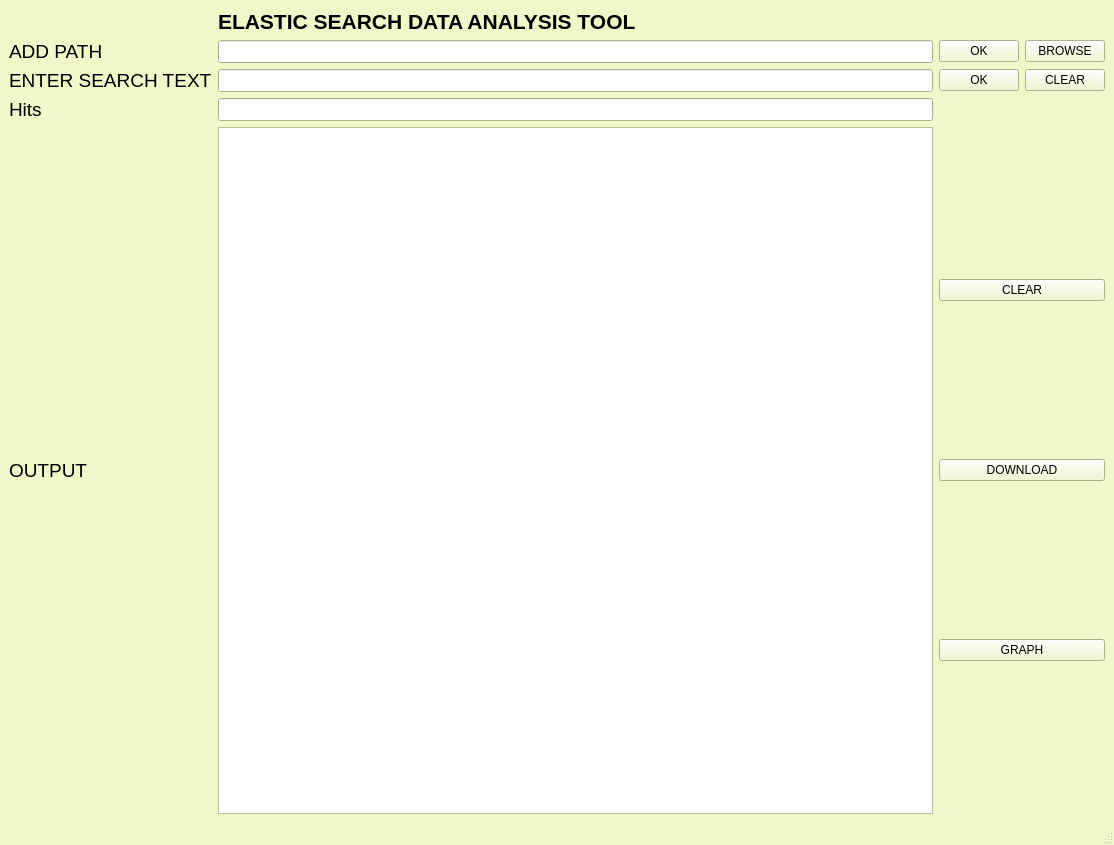
<?xml version="1.0" encoding="UTF-8"?>
<ui version="4.0">
 <class>MainWindow</class>
 <widget class="QMainWindow" name="MainWindow">
  <property name="geometry">
   <rect>
    <x>0</x>
    <y>0</y>
    <width>1114</width>
    <height>845</height>
   </rect>
  </property>
  <property name="palette">
   <palette>
    <active>
     <colorrole role="WindowText">
      <brush brushstyle="SolidPattern">
       <color alpha="255">
        <red>0</red>
        <green>0</green>
        <blue>0</blue>
       </color>
      </brush>
     </colorrole>
     <colorrole role="Button">
      <brush brushstyle="SolidPattern">
       <color alpha="255">
        <red>240</red>
        <green>247</green>
        <blue>200</blue>
       </color>
      </brush>
     </colorrole>
     <colorrole role="Light">
      <brush brushstyle="SolidPattern">
       <color alpha="255">
        <red>255</red>
        <green>255</green>
        <blue>255</blue>
       </color>
      </brush>
     </colorrole>
     <colorrole role="Midlight">
      <brush brushstyle="SolidPattern">
       <color alpha="255">
        <red>247</red>
        <green>251</green>
        <blue>227</blue>
       </color>
      </brush>
     </colorrole>
     <colorrole role="Dark">
      <brush brushstyle="SolidPattern">
       <color alpha="255">
        <red>120</red>
        <green>123</green>
        <blue>100</blue>
       </color>
      </brush>
     </colorrole>
     <colorrole role="Mid">
      <brush brushstyle="SolidPattern">
       <color alpha="255">
        <red>160</red>
        <green>165</green>
        <blue>133</blue>
       </color>
      </brush>
     </colorrole>
     <colorrole role="Text">
      <brush brushstyle="SolidPattern">
       <color alpha="255">
        <red>0</red>
        <green>0</green>
        <blue>0</blue>
       </color>
      </brush>
     </colorrole>
     <colorrole role="BrightText">
      <brush brushstyle="SolidPattern">
       <color alpha="255">
        <red>255</red>
        <green>255</green>
        <blue>255</blue>
       </color>
      </brush>
     </colorrole>
     <colorrole role="ButtonText">
      <brush brushstyle="SolidPattern">
       <color alpha="255">
        <red>0</red>
        <green>0</green>
        <blue>0</blue>
       </color>
      </brush>
     </colorrole>
     <colorrole role="Base">
      <brush brushstyle="SolidPattern">
       <color alpha="255">
        <red>255</red>
        <green>255</green>
        <blue>255</blue>
       </color>
      </brush>
     </colorrole>
     <colorrole role="Window">
      <brush brushstyle="SolidPattern">
       <color alpha="255">
        <red>240</red>
        <green>247</green>
        <blue>200</blue>
       </color>
      </brush>
     </colorrole>
     <colorrole role="Shadow">
      <brush brushstyle="SolidPattern">
       <color alpha="255">
        <red>0</red>
        <green>0</green>
        <blue>0</blue>
       </color>
      </brush>
     </colorrole>
     <colorrole role="AlternateBase">
      <brush brushstyle="SolidPattern">
       <color alpha="255">
        <red>247</red>
        <green>251</green>
        <blue>227</blue>
       </color>
      </brush>
     </colorrole>
     <colorrole role="ToolTipBase">
      <brush brushstyle="SolidPattern">
       <color alpha="255">
        <red>255</red>
        <green>255</green>
        <blue>220</blue>
       </color>
      </brush>
     </colorrole>
     <colorrole role="ToolTipText">
      <brush brushstyle="SolidPattern">
       <color alpha="255">
        <red>0</red>
        <green>0</green>
        <blue>0</blue>
       </color>
      </brush>
     </colorrole>
    </active>
    <inactive>
     <colorrole role="WindowText">
      <brush brushstyle="SolidPattern">
       <color alpha="255">
        <red>0</red>
        <green>0</green>
        <blue>0</blue>
       </color>
      </brush>
     </colorrole>
     <colorrole role="Button">
      <brush brushstyle="SolidPattern">
       <color alpha="255">
        <red>240</red>
        <green>247</green>
        <blue>200</blue>
       </color>
      </brush>
     </colorrole>
     <colorrole role="Light">
      <brush brushstyle="SolidPattern">
       <color alpha="255">
        <red>255</red>
        <green>255</green>
        <blue>255</blue>
       </color>
      </brush>
     </colorrole>
     <colorrole role="Midlight">
      <brush brushstyle="SolidPattern">
       <color alpha="255">
        <red>247</red>
        <green>251</green>
        <blue>227</blue>
       </color>
      </brush>
     </colorrole>
     <colorrole role="Dark">
      <brush brushstyle="SolidPattern">
       <color alpha="255">
        <red>120</red>
        <green>123</green>
        <blue>100</blue>
       </color>
      </brush>
     </colorrole>
     <colorrole role="Mid">
      <brush brushstyle="SolidPattern">
       <color alpha="255">
        <red>160</red>
        <green>165</green>
        <blue>133</blue>
       </color>
      </brush>
     </colorrole>
     <colorrole role="Text">
      <brush brushstyle="SolidPattern">
       <color alpha="255">
        <red>0</red>
        <green>0</green>
        <blue>0</blue>
       </color>
      </brush>
     </colorrole>
     <colorrole role="BrightText">
      <brush brushstyle="SolidPattern">
       <color alpha="255">
        <red>255</red>
        <green>255</green>
        <blue>255</blue>
       </color>
      </brush>
     </colorrole>
     <colorrole role="ButtonText">
      <brush brushstyle="SolidPattern">
       <color alpha="255">
        <red>0</red>
        <green>0</green>
        <blue>0</blue>
       </color>
      </brush>
     </colorrole>
     <colorrole role="Base">
      <brush brushstyle="SolidPattern">
       <color alpha="255">
        <red>255</red>
        <green>255</green>
        <blue>255</blue>
       </color>
      </brush>
     </colorrole>
     <colorrole role="Window">
      <brush brushstyle="SolidPattern">
       <color alpha="255">
        <red>240</red>
        <green>247</green>
        <blue>200</blue>
       </color>
      </brush>
     </colorrole>
     <colorrole role="Shadow">
      <brush brushstyle="SolidPattern">
       <color alpha="255">
        <red>0</red>
        <green>0</green>
        <blue>0</blue>
       </color>
      </brush>
     </colorrole>
     <colorrole role="AlternateBase">
      <brush brushstyle="SolidPattern">
       <color alpha="255">
        <red>247</red>
        <green>251</green>
        <blue>227</blue>
       </color>
      </brush>
     </colorrole>
     <colorrole role="ToolTipBase">
      <brush brushstyle="SolidPattern">
       <color alpha="255">
        <red>255</red>
        <green>255</green>
        <blue>220</blue>
       </color>
      </brush>
     </colorrole>
     <colorrole role="ToolTipText">
      <brush brushstyle="SolidPattern">
       <color alpha="255">
        <red>0</red>
        <green>0</green>
        <blue>0</blue>
       </color>
      </brush>
     </colorrole>
    </inactive>
    <disabled>
     <colorrole role="WindowText">
      <brush brushstyle="SolidPattern">
       <color alpha="255">
        <red>120</red>
        <green>123</green>
        <blue>100</blue>
       </color>
      </brush>
     </colorrole>
     <colorrole role="Button">
      <brush brushstyle="SolidPattern">
       <color alpha="255">
        <red>240</red>
        <green>247</green>
        <blue>200</blue>
       </color>
      </brush>
     </colorrole>
     <colorrole role="Light">
      <brush brushstyle="SolidPattern">
       <color alpha="255">
        <red>255</red>
        <green>255</green>
        <blue>255</blue>
       </color>
      </brush>
     </colorrole>
     <colorrole role="Midlight">
      <brush brushstyle="SolidPattern">
       <color alpha="255">
        <red>247</red>
        <green>251</green>
        <blue>227</blue>
       </color>
      </brush>
     </colorrole>
     <colorrole role="Dark">
      <brush brushstyle="SolidPattern">
       <color alpha="255">
        <red>120</red>
        <green>123</green>
        <blue>100</blue>
       </color>
      </brush>
     </colorrole>
     <colorrole role="Mid">
      <brush brushstyle="SolidPattern">
       <color alpha="255">
        <red>160</red>
        <green>165</green>
        <blue>133</blue>
       </color>
      </brush>
     </colorrole>
     <colorrole role="Text">
      <brush brushstyle="SolidPattern">
       <color alpha="255">
        <red>120</red>
        <green>123</green>
        <blue>100</blue>
       </color>
      </brush>
     </colorrole>
     <colorrole role="BrightText">
      <brush brushstyle="SolidPattern">
       <color alpha="255">
        <red>255</red>
        <green>255</green>
        <blue>255</blue>
       </color>
      </brush>
     </colorrole>
     <colorrole role="ButtonText">
      <brush brushstyle="SolidPattern">
       <color alpha="255">
        <red>120</red>
        <green>123</green>
        <blue>100</blue>
       </color>
      </brush>
     </colorrole>
     <colorrole role="Base">
      <brush brushstyle="SolidPattern">
       <color alpha="255">
        <red>240</red>
        <green>247</green>
        <blue>200</blue>
       </color>
      </brush>
     </colorrole>
     <colorrole role="Window">
      <brush brushstyle="SolidPattern">
       <color alpha="255">
        <red>240</red>
        <green>247</green>
        <blue>200</blue>
       </color>
      </brush>
     </colorrole>
     <colorrole role="Shadow">
      <brush brushstyle="SolidPattern">
       <color alpha="255">
        <red>0</red>
        <green>0</green>
        <blue>0</blue>
       </color>
      </brush>
     </colorrole>
     <colorrole role="AlternateBase">
      <brush brushstyle="SolidPattern">
       <color alpha="255">
        <red>240</red>
        <green>247</green>
        <blue>200</blue>
       </color>
      </brush>
     </colorrole>
     <colorrole role="ToolTipBase">
      <brush brushstyle="SolidPattern">
       <color alpha="255">
        <red>255</red>
        <green>255</green>
        <blue>220</blue>
       </color>
      </brush>
     </colorrole>
     <colorrole role="ToolTipText">
      <brush brushstyle="SolidPattern">
       <color alpha="255">
        <red>0</red>
        <green>0</green>
        <blue>0</blue>
       </color>
      </brush>
     </colorrole>
    </disabled>
   </palette>
  </property>
  <property name="windowTitle">
   <string>MainWindow</string>
  </property>
  <widget class="QWidget" name="centralwidget">
   <layout class="QGridLayout" name="gridLayout">
    <item row="0" column="1">
     <layout class="QHBoxLayout" name="horizontalLayout_8">
      <item>
       <widget class="QLabel" name="label_4">
        <property name="font">
         <font>
          <pointsize>16</pointsize>
          <weight>75</weight>
          <bold>true</bold>
         </font>
        </property>
        <property name="text">
         <string>ELASTIC SEARCH DATA ANALYSIS TOOL</string>
        </property>
       </widget>
      </item>
     </layout>
    </item>
    <item row="1" column="0">
     <layout class="QHBoxLayout" name="horizontalLayout">
      <item>
       <widget class="QLabel" name="label">
        <property name="font">
         <font>
          <pointsize>14</pointsize>
         </font>
        </property>
        <property name="text">
         <string>ADD PATH</string>
        </property>
       </widget>
      </item>
     </layout>
    </item>
    <item row="1" column="1">
     <layout class="QHBoxLayout" name="horizontalLayout_2">
      <item>
       <widget class="QLineEdit" name="lineEdit">
        <property name="font">
         <font>
          <pointsize>10</pointsize>
         </font>
        </property>
       </widget>
      </item>
     </layout>
    </item>
    <item row="1" column="2">
     <layout class="QHBoxLayout" name="horizontalLayout_3">
      <item>
       <widget class="QPushButton" name="pushButton_2">
        <property name="text">
         <string>OK</string>
        </property>
       </widget>
      </item>
      <item>
       <widget class="QPushButton" name="pushButton">
        <property name="text">
         <string>BROWSE</string>
        </property>
       </widget>
      </item>
     </layout>
    </item>
    <item row="2" column="0">
     <layout class="QHBoxLayout" name="horizontalLayout_4">
      <item>
       <widget class="QLabel" name="label_2">
        <property name="font">
         <font>
          <pointsize>14</pointsize>
         </font>
        </property>
        <property name="text">
         <string>ENTER SEARCH TEXT</string>
        </property>
       </widget>
      </item>
     </layout>
    </item>
    <item row="2" column="1">
     <layout class="QHBoxLayout" name="horizontalLayout_5">
      <item>
       <widget class="QLineEdit" name="lineEdit_2">
        <property name="font">
         <font>
          <pointsize>10</pointsize>
         </font>
        </property>
       </widget>
      </item>
     </layout>
    </item>
    <item row="2" column="2">
     <layout class="QHBoxLayout" name="horizontalLayout_6">
      <item>
       <widget class="QPushButton" name="pushButton_4">
        <property name="text">
         <string>OK</string>
        </property>
       </widget>
      </item>
      <item>
       <widget class="QPushButton" name="pushButton_3">
        <property name="text">
         <string>CLEAR</string>
        </property>
       </widget>
      </item>
     </layout>
    </item>
    <item row="3" column="0">
     <layout class="QHBoxLayout" name="horizontalLayout_11">
      <item>
       <widget class="QLabel" name="label_5">
        <property name="font">
         <font>
          <pointsize>14</pointsize>
         </font>
        </property>
        <property name="text">
         <string>Hits</string>
        </property>
       </widget>
      </item>
     </layout>
    </item>
    <item row="3" column="1">
     <layout class="QHBoxLayout" name="horizontalLayout_12">
      <item>
       <widget class="QLineEdit" name="lineEdit_3">
        <property name="font">
         <font>
          <pointsize>10</pointsize>
         </font>
        </property>
       </widget>
      </item>
     </layout>
    </item>
    <item row="4" column="0">
     <layout class="QHBoxLayout" name="horizontalLayout_7">
      <item>
       <widget class="QLabel" name="label_3">
        <property name="font">
         <font>
          <pointsize>14</pointsize>
         </font>
        </property>
        <property name="text">
         <string>OUTPUT</string>
        </property>
       </widget>
      </item>
     </layout>
    </item>
    <item row="4" column="1">
     <layout class="QHBoxLayout" name="horizontalLayout_9">
      <item>
       <widget class="QTextEdit" name="textEdit">
        <property name="font">
         <font>
          <pointsize>10</pointsize>
         </font>
        </property>
        <property name="html">
         <string>&lt;!DOCTYPE HTML PUBLIC &quot;-//W3C//DTD HTML 4.0//EN&quot; &quot;http://www.w3.org/TR/REC-html40/strict.dtd&quot;&gt;
&lt;html&gt;&lt;head&gt;&lt;meta name=&quot;qrichtext&quot; content=&quot;1&quot; /&gt;&lt;style type=&quot;text/css&quot;&gt;
p, li { white-space: pre-wrap; }
&lt;/style&gt;&lt;/head&gt;&lt;body style=&quot; font-family:'MS Shell Dlg 2'; font-size:10pt; font-weight:400; font-style:normal;&quot;&gt;
&lt;p style=&quot;-qt-paragraph-type:empty; margin-top:0px; margin-bottom:0px; margin-left:0px; margin-right:0px; -qt-block-indent:0; text-indent:0px; font-size:7.8pt;&quot;&gt;&lt;br /&gt;&lt;/p&gt;&lt;/body&gt;&lt;/html&gt;</string>
        </property>
       </widget>
      </item>
     </layout>
    </item>
    <item row="4" column="2">
     <layout class="QVBoxLayout" name="verticalLayout_2">
      <item>
       <widget class="QPushButton" name="pushButton_5">
        <property name="text">
         <string>CLEAR</string>
        </property>
       </widget>
      </item>
      <item>
       <widget class="QPushButton" name="pushButton_7">
        <property name="text">
         <string>DOWNLOAD</string>
        </property>
       </widget>
      </item>
      <item>
       <widget class="QPushButton" name="pushButton_6">
        <property name="text">
         <string>GRAPH</string>
        </property>
       </widget>
      </item>
     </layout>
    </item>
   </layout>
  </widget>
  <widget class="QStatusBar" name="statusbar"/>
  <action name="actionNew">
   <property name="text">
    <string>New</string>
   </property>
  </action>
  <action name="actionExit">
   <property name="text">
    <string>Exit</string>
   </property>
  </action>
  <action name="actionAbout_Tool">
   <property name="text">
    <string>About Tool</string>
   </property>
  </action>
  <action name="actionAbout_US">
   <property name="text">
    <string>About US</string>
   </property>
  </action>
 </widget>
 <resources/>
 <connections>
  <connection>
   <sender>pushButton</sender>
   <signal>clicked()</signal>
   <receiver>lineEdit</receiver>
   <slot>clear()</slot>
   <hints>
    <hint type="sourcelabel">
     <x>981</x>
     <y>96</y>
    </hint>
    <hint type="destinationlabel">
     <x>752</x>
     <y>90</y>
    </hint>
   </hints>
  </connection>
  <connection>
   <sender>pushButton_3</sender>
   <signal>clicked()</signal>
   <receiver>lineEdit_2</receiver>
   <slot>clear()</slot>
   <hints>
    <hint type="sourcelabel">
     <x>925</x>
     <y>131</y>
    </hint>
    <hint type="destinationlabel">
     <x>689</x>
     <y>130</y>
    </hint>
   </hints>
  </connection>
  <connection>
   <sender>pushButton_5</sender>
   <signal>clicked()</signal>
   <receiver>textEdit</receiver>
   <slot>clear()</slot>
   <hints>
    <hint type="sourcelabel">
     <x>1083</x>
     <y>484</y>
    </hint>
    <hint type="destinationlabel">
     <x>896</x>
     <y>547</y>
    </hint>
   </hints>
  </connection>
 </connections>
</ui>
